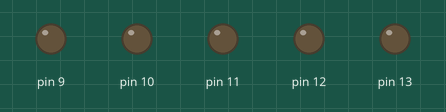
Recording of a sketch running on a simulated Arduino Uno, built with avr-gcc and run on an emulated ATmega328P. Parts: output pins drawn as LEDs (lit = HIGH).

Above: at 0.1 s.
At 1.1 s:
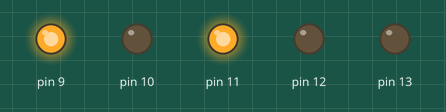
At 2.1 s:
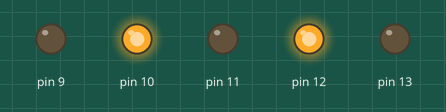
At 4.1 s:
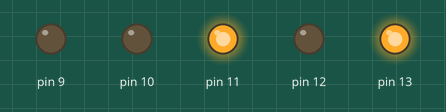
At 6.1 s:
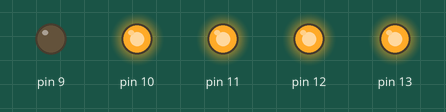
At 8.1 s:
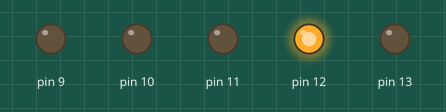
Timing chart, 0 to 8.4 s (numbered marks = the images above):
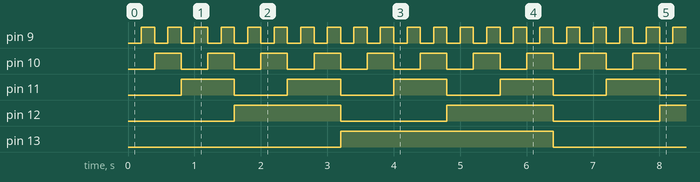

The sketch:

05_LED_4-Bit_Anzeige.ino
```cpp
void setup() {
  for (int i = 9; i <= 13; i++) pinMode(i, OUTPUT);
}

void loop() {
  for (int i = 0; i <= 31; i++) showNumber(i);
}

void showNumber(int number) {
  for (int i = 0; i <= 4; i++) digitalWrite(9 + i, getBitAsPinStatus(number, i));
  delay(200);
}

int getBitAsPinStatus(int number, int bit) {
  if ((number >> bit) % 2 == 0) return LOW;
  return HIGH;
}
```

Measured:
- by itself, pin 9: alternates HIGH for 0.20 s and LOW for 0.20 s
- by itself, pin 10: alternates HIGH for 0.40 s and LOW for 0.40 s
- by itself, pin 11: alternates HIGH for 0.80 s and LOW for 0.80 s
- by itself, pin 12: alternates HIGH for 1.6 s and LOW for 1.6 s
- by itself, pin 13: alternates HIGH for 3.2 s and LOW for 3.2 s
